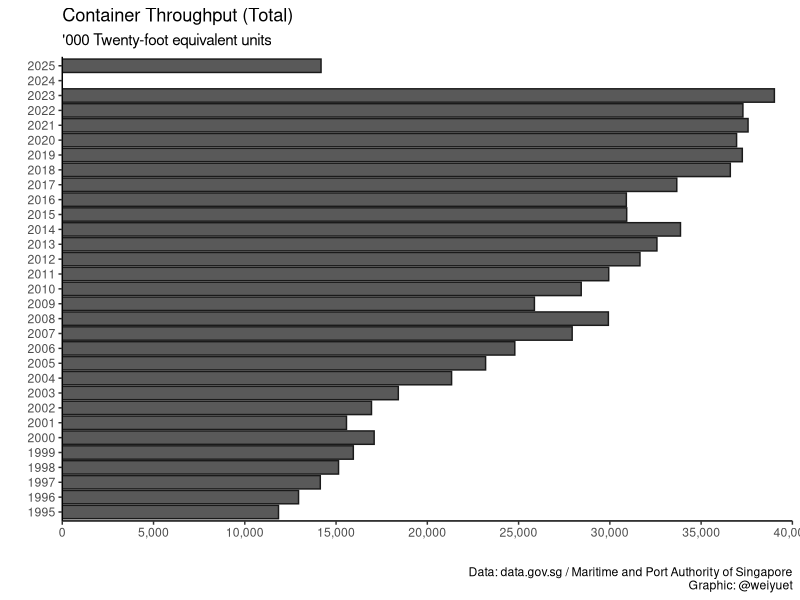
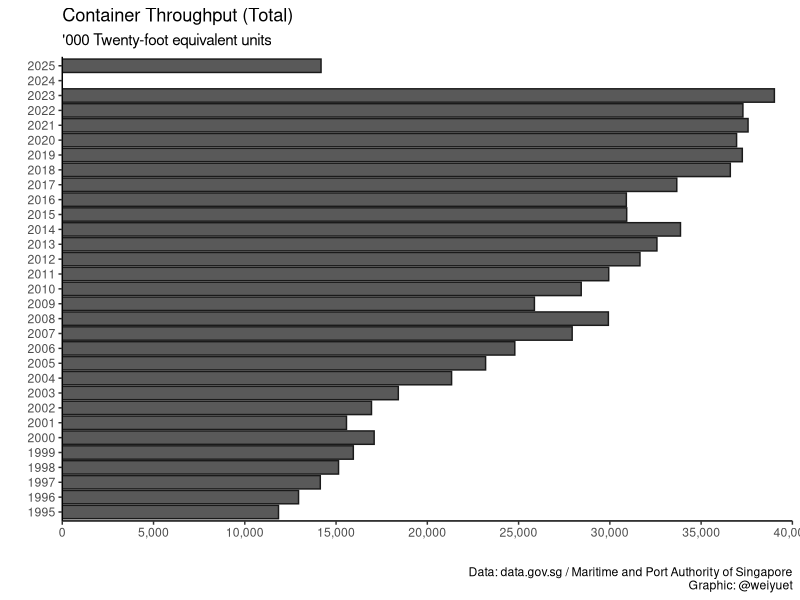

Generate these figures, in order, with R:
# Load libraries
library(tidyverse)
library(scales)
library(lubridate)

# Load data
container_throughput_monthly <- read_csv("data/container-throughput-monthly-total/container-throughput-monthly.csv")

# Wrangle data
# Convert date from chr to date, separate month and year, prelim plot
container_throughput_monthly %>% separate(month, c("year", "month")) %>% 
  group_by(year) %>% summarise(container_throughput_yearly = sum(container_throughput)) %>% 
  ggplot(aes(x = year, y = container_throughput_yearly)) +
  geom_col(colour = "gray10", fill = "gray35") +
  coord_flip() +
  scale_y_continuous(labels = label_number(big.mark = ","),
                     breaks = seq(0, 40000, 5000),
                     limits = c(0, 40000),
                     expand = c(0, 0)) +
  theme_classic() +
  labs(x = "", y ="",
       title = "Container Throughput (Total)",
       subtitle = "'000 Twenty-foot equivalent units",
       caption = "Data: data.gov.sg / Maritime and Port Authority of Singapore\nGraphic: @weiyuet")

# Save png
ggsave("figures/container-throughput-yearly-total.png", width = 10, height = 6.5)
  
